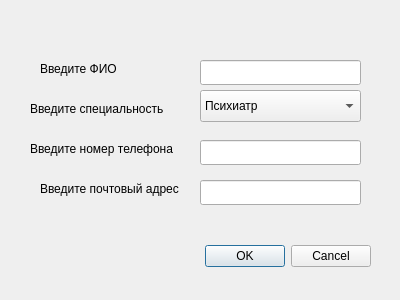
<?xml version="1.0" encoding="UTF-8"?>
<ui version="4.0">
 <class>FormDoctor</class>
 <widget class="QDialog" name="FormDoctor">
  <property name="geometry">
   <rect>
    <x>0</x>
    <y>0</y>
    <width>400</width>
    <height>300</height>
   </rect>
  </property>
  <property name="windowTitle">
   <string>Dialog</string>
  </property>
  <widget class="QLabel" name="label_3">
   <property name="geometry">
    <rect>
     <x>30</x>
     <y>140</y>
     <width>161</width>
     <height>17</height>
    </rect>
   </property>
   <property name="text">
    <string>Введите номер телефона </string>
   </property>
  </widget>
  <widget class="QLabel" name="label_2">
   <property name="geometry">
    <rect>
     <x>30</x>
     <y>100</y>
     <width>161</width>
     <height>17</height>
    </rect>
   </property>
   <property name="text">
    <string>Введите специальность</string>
   </property>
  </widget>
  <widget class="QLineEdit" name="lineEdit_full_name">
   <property name="geometry">
    <rect>
     <x>200</x>
     <y>60</y>
     <width>161</width>
     <height>25</height>
    </rect>
   </property>
  </widget>
  <widget class="QLineEdit" name="lineEdit_email">
   <property name="geometry">
    <rect>
     <x>200</x>
     <y>180</y>
     <width>161</width>
     <height>25</height>
    </rect>
   </property>
  </widget>
  <widget class="QLabel" name="label_4">
   <property name="geometry">
    <rect>
     <x>40</x>
     <y>180</y>
     <width>151</width>
     <height>17</height>
    </rect>
   </property>
   <property name="text">
    <string>Введите почтовый адрес </string>
   </property>
  </widget>
  <widget class="QLabel" name="label">
   <property name="geometry">
    <rect>
     <x>40</x>
     <y>60</y>
     <width>151</width>
     <height>17</height>
    </rect>
   </property>
   <property name="text">
    <string>Введите ФИО</string>
   </property>
  </widget>
  <widget class="QLineEdit" name="lineEdit_phone">
   <property name="geometry">
    <rect>
     <x>200</x>
     <y>140</y>
     <width>161</width>
     <height>25</height>
    </rect>
   </property>
  </widget>
  <widget class="QDialogButtonBox" name="buttonBox">
   <property name="geometry">
    <rect>
     <x>30</x>
     <y>240</y>
     <width>341</width>
     <height>32</height>
    </rect>
   </property>
   <property name="orientation">
    <enum>Qt::Orientation::Horizontal</enum>
   </property>
   <property name="standardButtons">
    <set>QDialogButtonBox::StandardButton::Cancel|QDialogButtonBox::StandardButton::Ok</set>
   </property>
  </widget>
  <widget class="QComboBox" name="comboBox_peciality">
   <property name="geometry">
    <rect>
     <x>200</x>
     <y>90</y>
     <width>161</width>
     <height>32</height>
    </rect>
   </property>
   <item>
    <property name="text">
     <string>Психиатр</string>
    </property>
   </item>
   <item>
    <property name="text">
     <string>Невролог</string>
    </property>
   </item>
   <item>
    <property name="text">
     <string>Детский врач</string>
    </property>
   </item>
   <item>
    <property name="text">
     <string>Нарколог</string>
    </property>
   </item>
  </widget>
 </widget>
 <resources/>
 <connections/>
</ui>
